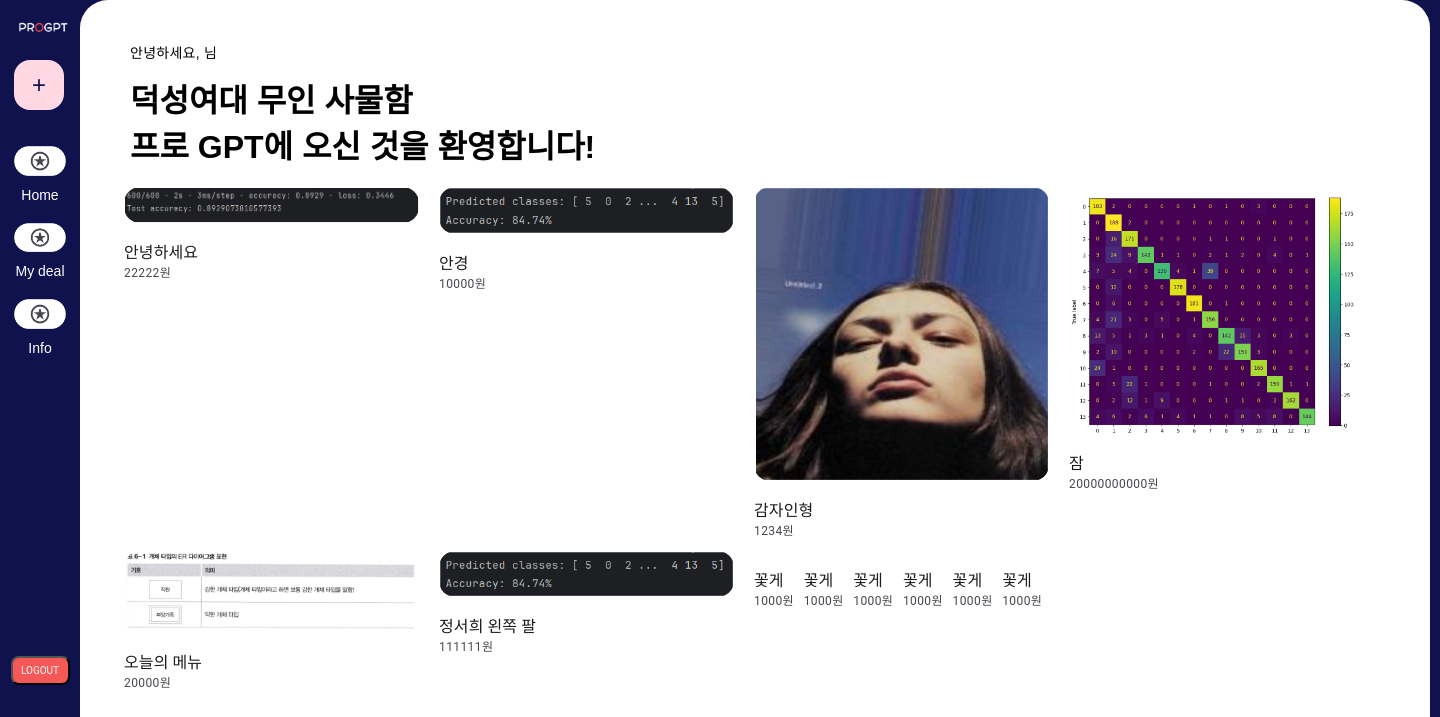
The page /home on the database its author committed.
### app/models.py (models this page shows, shortened)
class Post(db.Model):
    __tablename__ = 'posts'
    id = db.Column(db.Integer, primary_key=True)
    title = db.Column(db.String(100))
    price = db.Column(db.Float)
    content = db.Column(db.Text)
    filename = db.Column(db.String(200))
    image_filename = db.Column(db.Text, nullable=True)
    user_id = db.Column(db.Integer, db.ForeignKey('user.id'), nullable=False)

### app/views/home_views.py (the view)
@bp.route('/home')  # 원하는 URL 경로에 따라 수정 가능
def home():
    posts = Post.query.all()  # 데이터베이스에서 모든 게시글 조회
    return render_template('front/home.html', posts=posts)  # 템플릿 파일 경로

### app/views/auth_views.py (called while the page is built)
@bp.before_app_request
def load_logged_in_user():
    user_id = session.get('user_id')
    if user_id is None:
        g.user = None
    else:
        g.user = User.query.get(user_id)

### app/templates/front/home.html (shortened to what this page needs)
<!DOCTYPE html>
<html lang="ko">
<head>
    <link rel="stylesheet" href="{{ url_for('static', filename='home.css') }}">
    <link rel="stylesheet" href="{{ url_for('static', filename='homebody.css') }}">
    <link rel="stylesheet" href="{{ url_for('static', filename='bar.css') }}">
</head>
<body>
    <div class="sidebar">
        <div class="logo">
            <img src="{{ url_for('static', filename='logo.png') }}" alt="Logo">
            <button class="plus-button" id="addPostButton">+</button>
        </div>
        <ul class="menu">
            <li><a href="#"><span class="icon" onclick="location.href='/home'"><img src="../../static/logologo.png" style="width:52px"></span> Home</a></li>
            <li><a href="#"><span class="icon" onclick="location.href='/mydeal_views/mydealbuy'"><img src="../../static/logologo.png" style="width:52px"></span> My deal</a></li>
            <li><a href="#"><span class="icon" onclick="location.href='/information'"><img src="../../static/logologo.png" style="width:52px"></span> Info</a></li>
            <form action="{{ url_for('auth.logout') }}" method="post" style="display:inline;">
                <button type="submit" class="logout">LOGOUT</button>
            </form>
        </ul>
    </div>
    <div class="mainpage">
        <h6 class="username">안녕하세요, {{session['user_name']}}님</h6>
        <h1 class="maintext">덕성여대 무인 사물함<br>
            프로 GPT에 오신 것을 환영합니다!</h1>
        <div class="postbox">
            <div class="posts">
                {% for post in posts %}
                <div class="post" onclick="location.href='{{ url_for('detail.detail', post_id=post.id) }}'">
                    {% if post.image_filename %}
                        <img src="{{ url_for('static', filename=post.image_filename) }}" alt="Uploaded Image" class="post-image">
                    {% endif %}
                    <h3 class="post-title">{{ post.title }}</h3>
                    <h5 class="post-price">{{ post.price|int }}원</h5>
                </div>
                {% endfor %}
            </div>
        </div>
    </div>
</body>
</html>

### app/static/home.css (style rules this page uses)
.posts { position: absolute; left: 34px; display: flex; flex-wrap: wrap; }
.post { margin: 10px; overflow: visible; display: flex; display: block; cursor: pointer; }
.post img { width: 295px; height: auto; border-radius: 16px; display: block; }
.post-title { font-family: 'roboto'; font-style: bold; font-weight: 500; font-size: 16px; letter-spacing: 0.1px; color: #1D1B20; margin-bottom: 10px; }
.post-price { position: absolute; font-family: 'Roboto'; font-style: normal; font-weight: 400; font-size: 12px; letter-spacing: 0.4px; color: #49454F; flex: none; order: 1; align-self: stretch; flex-grow: 0; margin-top: -10px; }
.post-title { cursor: pointer; }
.username { position: absolute; width: 338px; height: 21px; left: 50px; top: 10px; font-family: 'Arial'; font-style: normal; font-weight: 400; font-size: 14px; line-height: 20px; letter-spacing: 0.25px; color: #000000; }
.maintext { display: flex; flex-direction: row; align-items: flex-start; width: 1349px; height: 116px; position: relative; left: 50px; top: 35px; order: 1; align-self: stretch; flex-grow: 0; margin-top: 40px; }

### app/static/homebody.css (style rules this page uses)
body { display: flex; font-family: Arial, sans-serif; background-color: #0F124D; }
.mainpage { position: absolute; width: 1350px; height: 100%; top: 0px; left: 80px; background: white; border-top-left-radius: 28px; border-top-right-radius: 28px; overflow-x: hidden; }

### app/static/bar.css (style rules this page uses)
.sidebar { width: 80px; height: 100vh; background-color: #0F124D;; color: white; position: fixed; display: flex; flex-direction: column; align-items: center; padding-top: 20px; left: 0; top: 0; }
.logo img { width: 50px; margin-bottom: 20px; margin-left: 6px; }
.menu { list-style-type: none; padding: 0; }
.menu li { margin: 20px 0; }
.menu li a { color: white; text-decoration: none; display: flex; flex-direction: column; align-items: center; font-size: 14px; }
.icon { font-size: 24px; margin-bottom: 5px; }
.plus-button { margin-top: auto; background-color: #FFD8E4; border: none; border-radius: 16px; width: 50px; height: 50px; font-size: 24px; color:#0F124D; cursor: pointer; display: flex; justify-content: center; align-items: center; margin-left: 2px; padding: 20px; }
.logout { font-family: roboto; box-sizing: border-box; display: flex; flex-direction: row; justify-content: center; align-items: center; padding: 12px; position: relative; margin-top: 300px; width: 59px; height: 29px; background: #F65757; border-radius: 8px; font-size: 10px; color: white; cursor: pointer; display: flex; }

### rows shown on the page
Post: image_filename (picture), title "안녕하세요", price "22222"
Post: image_filename (picture), title "안경", price "10000"
Post: image_filename (picture), title "감자인형", price "1234"
Post: image_filename (picture), title "잠", price "20000000000"
Post: image_filename (picture), title "오늘의 메뉴", price "20000"
Post: image_filename (picture), title "정서희 왼쪽 팔", price "111111"
Post: title "꽃게", price "1000"
Post: title "꽃게", price "1000"
Post: title "꽃게", price "1000"
Post: title "꽃게", price "1000"
Post: title "꽃게", price "1000"
Post: title "꽃게", price "1000"
